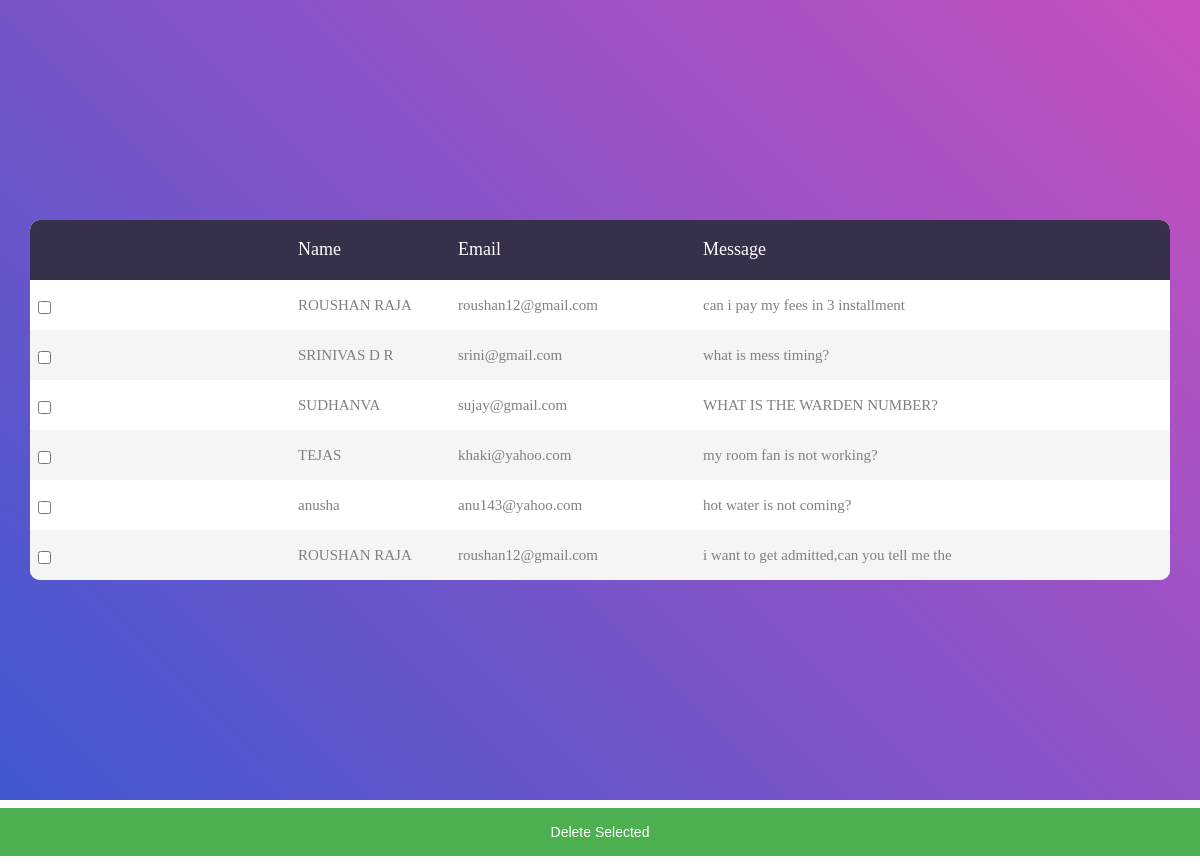
The page /admin/message1.php (signed in) on the database its author committed.
### tables this page shows
CREATE TABLE `complaint` (
  `name` varchar(230) NOT NULL,
  `email` varchar(25) NOT NULL,
  `message` varchar(2555) NOT NULL
);

### admin/message1.php (the view, shortened to what this page needs)
<!DOCTYPE html>
<html lang="en">
<head>
	<link rel="stylesheet" type="text/css" href="vendor/bootstrap/css/bootstrap.min.css">
	<link rel="stylesheet" type="text/css" href="../css/util.css">
	<link rel="stylesheet" type="text/css" href="../css/main3.css">
</head>
<body>
<form action="query/empty.php" method="post">
	<div class="limiter">
		<div class="container-table100">
			<div class="wrap-table100">
				<div class="table100">
					<table>
						<thead>
							<tr class="table100-head">
								<th class="column1"></th>
								<th class="column2">Name</th>
								<th class="column3">Email</th>
								<th style="text-align:left;">Message</th>
							</tr>
						</thead>
						<?php require "../connection.php"; ?>
						<?php
						$sql="select name,email,message from complaint";
						$result=mysqli_query($con,$sql);
						if($result-> num_rows>0)
						{
							while($row = $result-> fetch_assoc())
							{
								echo "<tr>";
                                ?>  <td><input type="checkbox" name="num[]" value="<?php echo $row["name"];?>"></td> <?php
								echo "<td>" .$row["name"]."</td>";
								echo "<td>" .$row["email"]."</td>";
								echo "<td>" .$row["message"] ."</td>";
								echo "</tr>";
							}
							echo "</table>";
						}
						else{
							echo "No Messages";
						}
						?>
				</div>
			</div>
		</div>
	</div>
	<button type="submit">Delete Selected</button>
</form>
</body>
</html>

### css/main3.css (style rules this page uses)
* { margin: 0px; padding: 0px; box-sizing: border-box; }
body, html { height: 100%; font-family: sans-serif; }
input { display: block; outline: none; border: none !important; }
button { outline: none !important; border: none; background: transparent; }
.limiter { width: 100%; margin: 0 auto; }
.container-table100 { width: 100%; min-height: 100vh; background: #c850c0; background: -webkit-linear-gradient(45deg, #4158d0, #c850c0); background: -o-linear-gradient(45deg, #4158d0, #c850c0); background: -moz-linear-gradient(45deg, #4158d0, #c850c0); background: linear-gradient(45deg, #4158d0, #c850c0); display: -webkit-box; display: -webkit-flex; display: -moz-box; display: -ms-flexbox; display: flex; align-items: center; justify-content: center; flex-wrap: wrap; padding: 33px 30px; }
.wrap-table100 { width: 1170px; }
table { border-spacing: 1; border-collapse: collapse; background: white; border-radius: 10px; overflow: hidden; width: 100%; margin: 0 auto; position: relative; }
table * { position: relative; }
table td, table th { padding-left: 8px; }
table thead tr { height: 60px; background: #36304a; }
table tbody tr { height: 50px; }
table tbody tr:last-child { border: 0; }
table td, table th { text-align: left; }
.table100-head th { font-family: OpenSans-Regular; font-size: 18px; color: #fff; line-height: 1.2; font-weight: unset; }
tbody tr:nth-child(even) { background-color: #f5f5f5; }
tbody tr { font-family: OpenSans-Regular; font-size: 15px; color: #808080; line-height: 1.2; font-weight: unset; }
.column1 { width: 260px; padding-left: 40px; }
.column2 { width: 160px; }
.column3 { width: 245px; }

### admin/message1.php (style rules this page uses)
button { background-color: #4CAF50; color: white; padding: 14px 20px; margin: 8px 0; border: none; cursor: pointer; width: 100%; }

### rows shown on the page
complaint: name "ROUSHAN RAJA", email "roushan12@gmail.com", message "can i pay my fees in 3 installment"
complaint: name "SRINIVAS D R", email "srini@gmail.com", message "what is mess timing?"
complaint: name "SUDHANVA", email "sujay@gmail.com", message "WHAT IS THE WARDEN NUMBER?"
complaint: name "TEJAS", email "khaki@yahoo.com", message "my room fan is not working?"
complaint: name "anusha", email "anu143@yahoo.com", message "hot water is not coming?"
complaint: name "ROUSHAN RAJA", email "roushan12@gmail.com", message "i want to get admitted,can you tell me the"
